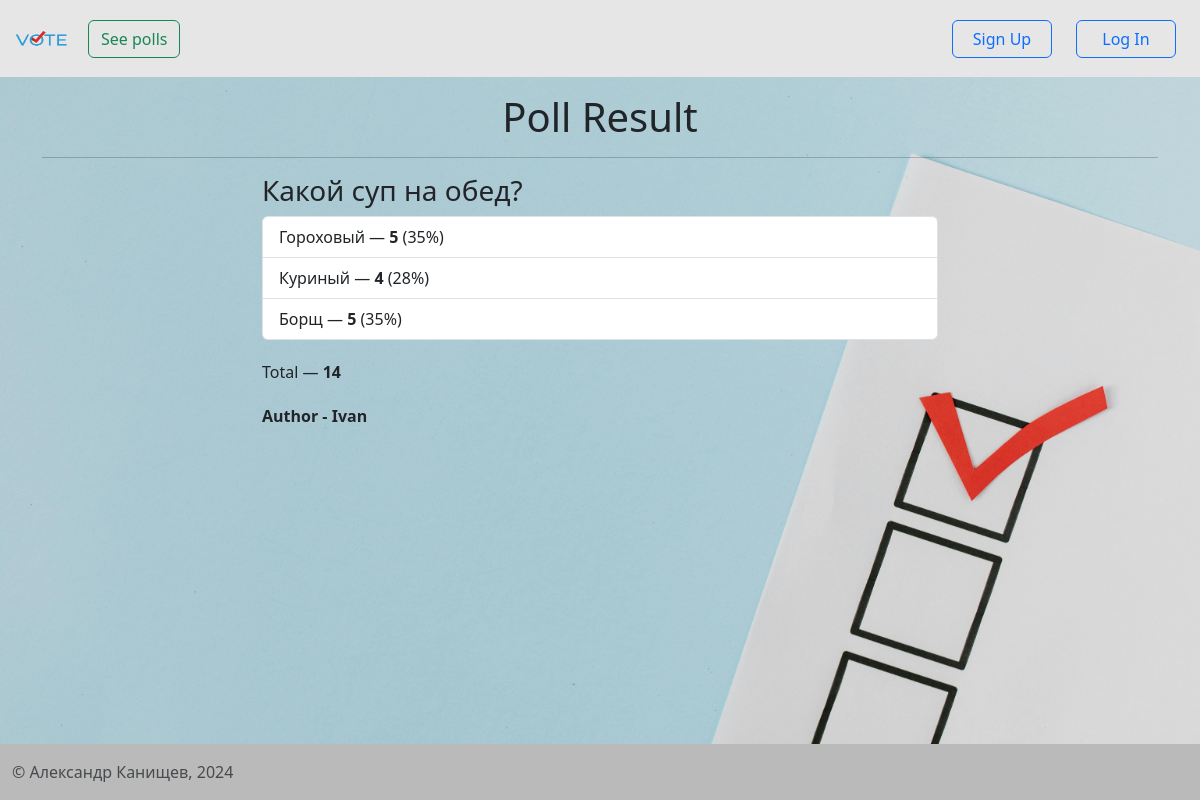
Page /view_poll/28 on the committed database.
### polls/models.py (models this page shows)
class Poll(models.Model):
    QUESTION_TYPE_CHOICES = [
        ('single', 'Single Choice'),
        ('multiple', 'Multiple Choice'),
    ]
    question = models.TextField()
    option_one = models.CharField(max_length=50)
    option_two = models.CharField(max_length=50)
    option_three = models.CharField(max_length=50)
    option_one_count = models.IntegerField(default=0)
    option_two_count = models.IntegerField(default=0)
    option_three_count = models.IntegerField(default=0)
    author = models.ForeignKey(User, on_delete=models.CASCADE, default=1)
    time = models.DateTimeField(default=now)
    question_type = models.CharField(max_length=10, choices=QUESTION_TYPE_CHOICES, default='single')
    def total(self):
        return self.option_one_count + self.option_two_count + self.option_three_count
    @property
    def option_one_percent(self):
        return int((self.option_one_count / self.total()) * 100) if self.total() > 0 else 0
    @property
    def option_two_percent(self):
        return int((self.option_two_count / self.total()) * 100) if self.total() > 0 else 0
    @property
    def option_three_percent(self):
        return int((self.option_three_count / self.total()) * 100) if self.total() > 0 else 0

### polls/views.py (the view)
# urls.py: path('view_poll/<poll_id>', views.view_poll, name='view_poll'),  # See a poll
def view_poll(request, poll_id):
    poll = Poll.objects.get(pk=poll_id)
    context = {'poll': poll, 'pagename': 'Poll Result'}
    return render(request, 'pages/view_poll.html', context)

### polls/templates/pages/view_poll.html
{% extends "base.html" %}
{% block content %}
<div class="row">
    <div class="col-lg-8 col-lg-offset-2 mx-auto" style="width:700px;">
        <div class="panel panel-default">
            <div class="panel-body">
                <h3>{{ poll.question }}</h3>
            </div>
            <ul class="list-group">
                <li class="list-group-item"> {{ poll.option_one }} &mdash; <strong>{{ poll.option_one_count }}</strong>
                    <a> ({{ poll.option_one_percent }}%) </a>
                </li>
                <li class="list-group-item">{{ poll.option_two }} &mdash; <strong>{{ poll.option_two_count }}</strong>
                    <a> ({{ poll.option_two_percent }}%) </a>
                </li>
                <li class="list-group-item">{{ poll.option_three }} &mdash; <strong>{{ poll.option_three_count }} </strong>
                    <a> ({{ poll.option_three_percent }}%) </a>
                </li>
            </ul>
            <div class="panel-footer" style="margin-top: 20px;">
                Total &mdash; <strong>{{ poll.total }}</strong>
                <div style="font-weight: bold; margin-top: 20px;"> Author - {{ poll.author.username }}</div>
            </div>
        </div>
    </div>
</div>
{% endblock %}

### rows in the picture
Poll: question "Какой суп на обед?", option_one "Гороховый", option_one_count "5", option_one_percent "35", option_two "Куриный", option_two_count "4", option_two_percent "28", option_three "Борщ", option_three_count "5", option_three_percent "35", total "14", author.username "Ivan"

### other values in the picture
{{ pagename }} "Poll Result"
